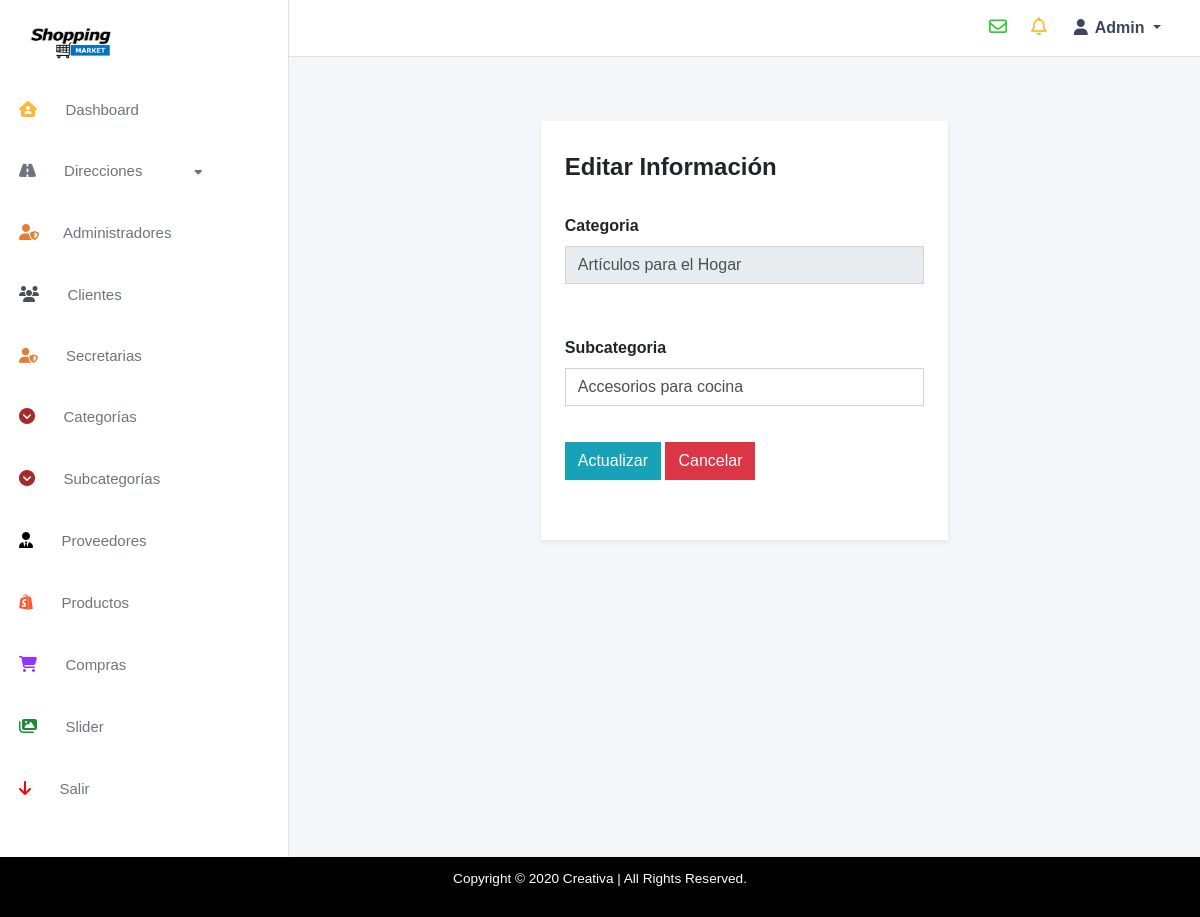
The page /subcategories/store?id=116 (signed in) on the database its author committed.
### tables this page shows
CREATE TABLE categories(id_category INT AUTO_INCREMENT PRIMARY KEY,
    category VARCHAR(60) UNIQUE NOT NULL);

CREATE TABLE subcategories(id_subcategory INT AUTO_INCREMENT PRIMARY KEY,
    subcategory VARCHAR(60) UNIQUE NOT NULL);

### index.php (called while the page is built, shortened)
<?php
	require_once 'libraries/controller.php';
	require_once 'libraries/database.php';
	$app = new App();
?>

### models/admin/subcategoriesModel.php (called while the page is built, shortened)
<?php
	class SubcategoriesModel extends Model
	{
		function store($id_subcategory)
		{
			$items = [];
			$query = $this->db->connection()->prepare("SELECT categories.id_category, subcategories.id_subcategory, category, subcategory FROM categories NATURAL JOIN subcategories NATURAL JOIN categories_subcategories WHERE subcategories.id_subcategory = :id_subcategory");
			try {
				$query->execute(['id_subcategory' => $id_subcategory]);
				while ($row = $query->fetch()) {
					$item = new Subcategory();
					$item->id_category = $row['id_category'];
					$item->id_subcategory = $row['id_subcategory'];
					$item->category = $row['category'];
					$item->subcategory = $row['subcategory'];
					array_push($items, $item);
				}
				return $items;
			} catch (PDOException $e) {
				return [];
			}
		}
	}
?>

### libraries/database.php (called while the page is built)
<?php
	class Database
	{
		private $host;
		private $user;
		private $password;
		private $db;
		private $charset;
		function __construct()
		{
			$this->host = constant('HOST');
			$this->user = constant('USER');
			$this->password = constant('PASSWORD');
			$this->db = constant('DB');
			$this->charset = constant('CHARSET');
		}
		function connection()
		{
			try {
				$connection = "mysql:host=" . $this->host . ";dbname=" . $this->db . ";charser=" . $this->charset;
				$options = [
					PDO::ATTR_ERRMODE => PDO::ERRMODE_EXCEPTION,
					PDO::ATTR_EMULATE_PREPARES => false,
				];
				$pdo = new PDO($connection, $this->user, $this->password, $options);
				return $pdo;
			}catch(PDOException $e){
				print_r('Error connection: ' . $e->getMessage());
			}
		}
	}
?>

### libraries/controller.php (called while the page is built, shortened)
<?php
	class Controller
	{
		function loadModel($dir, $model)
		{
			$url = 'models/' . $dir . '/' .$model . 'Model.php';
			if (file_exists($url)) {
				$this->model = new $modelName();
			}
		}
	}
?>

### views/admin/subcategories/edit.php (the view, shortened to what this page needs)
<div id="content" class="container-fluid p-5">
	<section class="py-3">
		<div class="container">
			<div class="row justify-content-center">
				<div class="col-12 col-md-6 form-color p-4 shadow-sm">
					<h4 class="py-2 font-weight-bold">Editar Información</h4>
					<form action="<?= constant('URL'); ?>subcategories/edit" method="POST">
						<?php
							foreach ($this->subcategories as $row):
								$subcategory = $row;
						?>
						<div class="form-group">
							<label for="category" class="font-weight-bold pt-3">
								Categoria
							</label>
							<input id="category" type="text" class="form-control" name="category" value="<?= $subcategory->category; ?>" readonly required>
						</div>
						<div class="form-group">
							<label for="subcategory" class="font-weight-bold pt-3">
								Subcategoria
							</label>
							<input id="subcategory" type="text" class="form-control" name="subcategory" value="<?= $subcategory->subcategory; ?>" maxlength="50" minlength="5" required>
						</div>
						<div class="form-group">
							<input type="submit" class="btn btn-info" value="Actualizar">
							<a href="<?= constant('URL'); ?>subcategories" class="btn btn-danger btn-cancel">
								Cancelar
							</a>
						</div>
						<?php endforeach ?>
					</form>
				</div>
			</div>
		</div>
	</section>
</div>

### public/css/style.css (style rules this page uses)
:root { --primary: #0b254b; --light: #ffffff; --light-blue: #f5f6fa; --grey: #eff2f7; }
* { margin: 0; padding: 0; box-sizing: 0; font-family: 'Montserrat', sans-serif; }
a { text-decoration: none !important; }
.form-color { background-color: #ffff; }
.form-group { padding-bottom: 20px; }
input, select { outline: none !important; border-radius: 0 !important; }
.form-control { box-shadow: none !important; }
.form-group a { color: #797a7a; font-weight: bold; }
.shadow-sm { box-shadow: 0 0 1.25rem rgba(11, 37, 75, 0.05); }
#content { overflow-y: auto; height: 100vh; }
.btn-cancel { color: #ffff !important; border-radius: 0 !important; font-weight: 100 !important; }

### rows shown on the page
categories: category "Artículos para el Hogar", subcategory "Accesorios para cocina"

### other values the page prints
$_SESSION['name'] "Admin"
